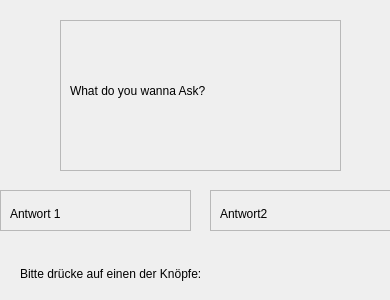
<?xml version="1.0" encoding="UTF-8"?>
<ui version="4.0">
 <class>Form</class>
 <widget class="QWidget" name="Form">
  <property name="geometry">
   <rect>
    <x>0</x>
    <y>0</y>
    <width>390</width>
    <height>300</height>
   </rect>
  </property>
  <property name="windowTitle">
   <string>Form</string>
  </property>
  <widget class="QFrame" name="answer1">
   <property name="geometry">
    <rect>
     <x>0</x>
     <y>190</y>
     <width>191</width>
     <height>41</height>
    </rect>
   </property>
   <property name="frameShape">
    <enum>QFrame::StyledPanel</enum>
   </property>
   <property name="frameShadow">
    <enum>QFrame::Raised</enum>
   </property>
   <widget class="QLabel" name="a1_label">
    <property name="geometry">
     <rect>
      <x>10</x>
      <y>10</y>
      <width>161</width>
      <height>27</height>
     </rect>
    </property>
    <property name="text">
     <string>Antwort 1</string>
    </property>
   </widget>
  </widget>
  <widget class="QFrame" name="answer2">
   <property name="geometry">
    <rect>
     <x>210</x>
     <y>190</y>
     <width>181</width>
     <height>41</height>
    </rect>
   </property>
   <property name="frameShape">
    <enum>QFrame::StyledPanel</enum>
   </property>
   <property name="frameShadow">
    <enum>QFrame::Raised</enum>
   </property>
   <widget class="QLabel" name="a2_label">
    <property name="geometry">
     <rect>
      <x>10</x>
      <y>10</y>
      <width>171</width>
      <height>27</height>
     </rect>
    </property>
    <property name="text">
     <string>Antwort2</string>
    </property>
   </widget>
  </widget>
  <widget class="QFrame" name="question">
   <property name="geometry">
    <rect>
     <x>60</x>
     <y>20</y>
     <width>281</width>
     <height>151</height>
    </rect>
   </property>
   <property name="frameShape">
    <enum>QFrame::StyledPanel</enum>
   </property>
   <property name="frameShadow">
    <enum>QFrame::Raised</enum>
   </property>
   <widget class="QLabel" name="q1_label">
    <property name="geometry">
     <rect>
      <x>10</x>
      <y>10</y>
      <width>251</width>
      <height>121</height>
     </rect>
    </property>
    <property name="text">
     <string>What do you wanna Ask?</string>
    </property>
   </widget>
  </widget>
  <widget class="QLabel" name="instruction_label">
   <property name="geometry">
    <rect>
     <x>20</x>
     <y>260</y>
     <width>641</width>
     <height>27</height>
    </rect>
   </property>
   <property name="text">
    <string>Bitte drücke auf einen der Knöpfe:</string>
   </property>
  </widget>
 </widget>
 <resources/>
 <connections/>
</ui>
